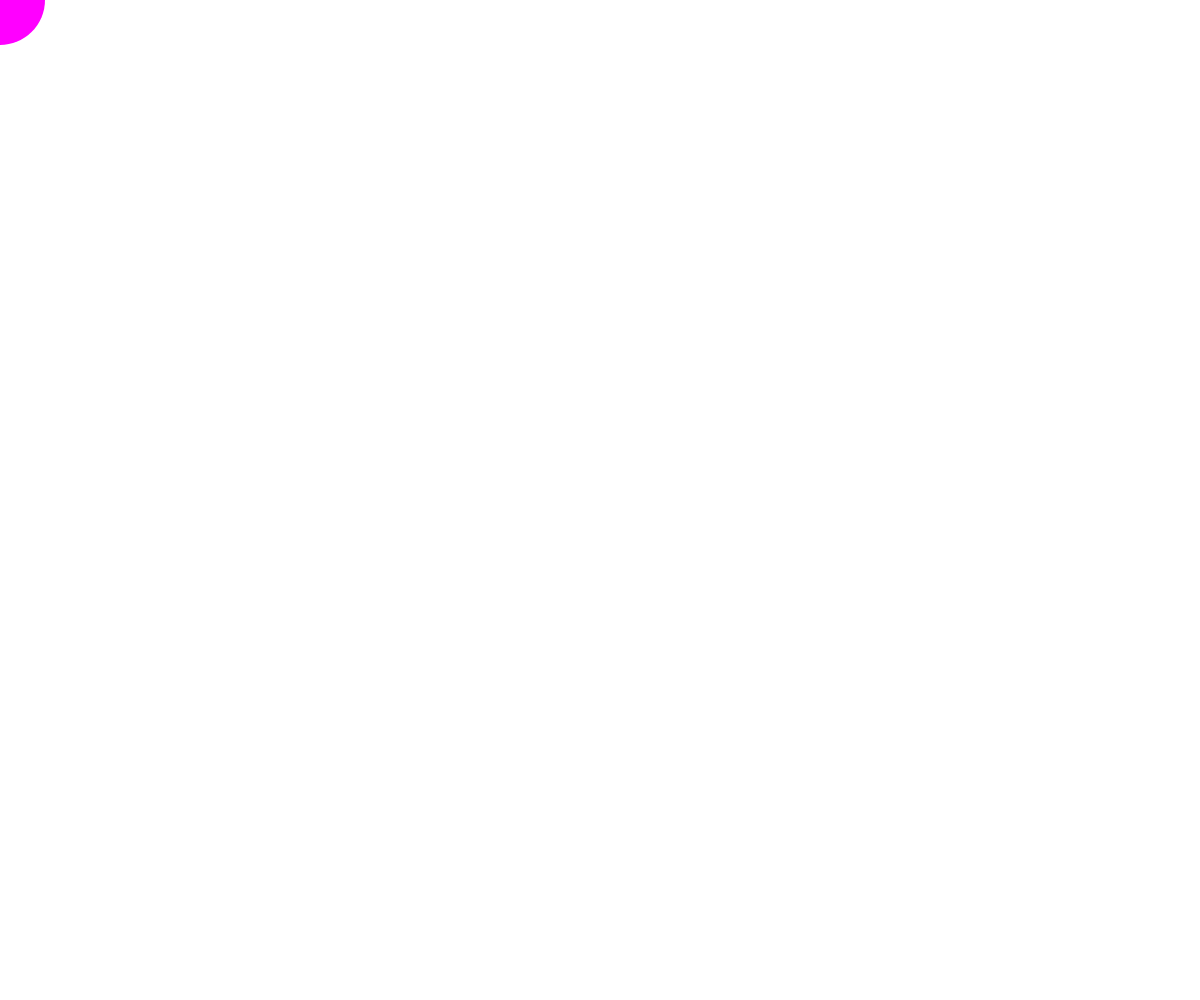
Frame 1 (no input)
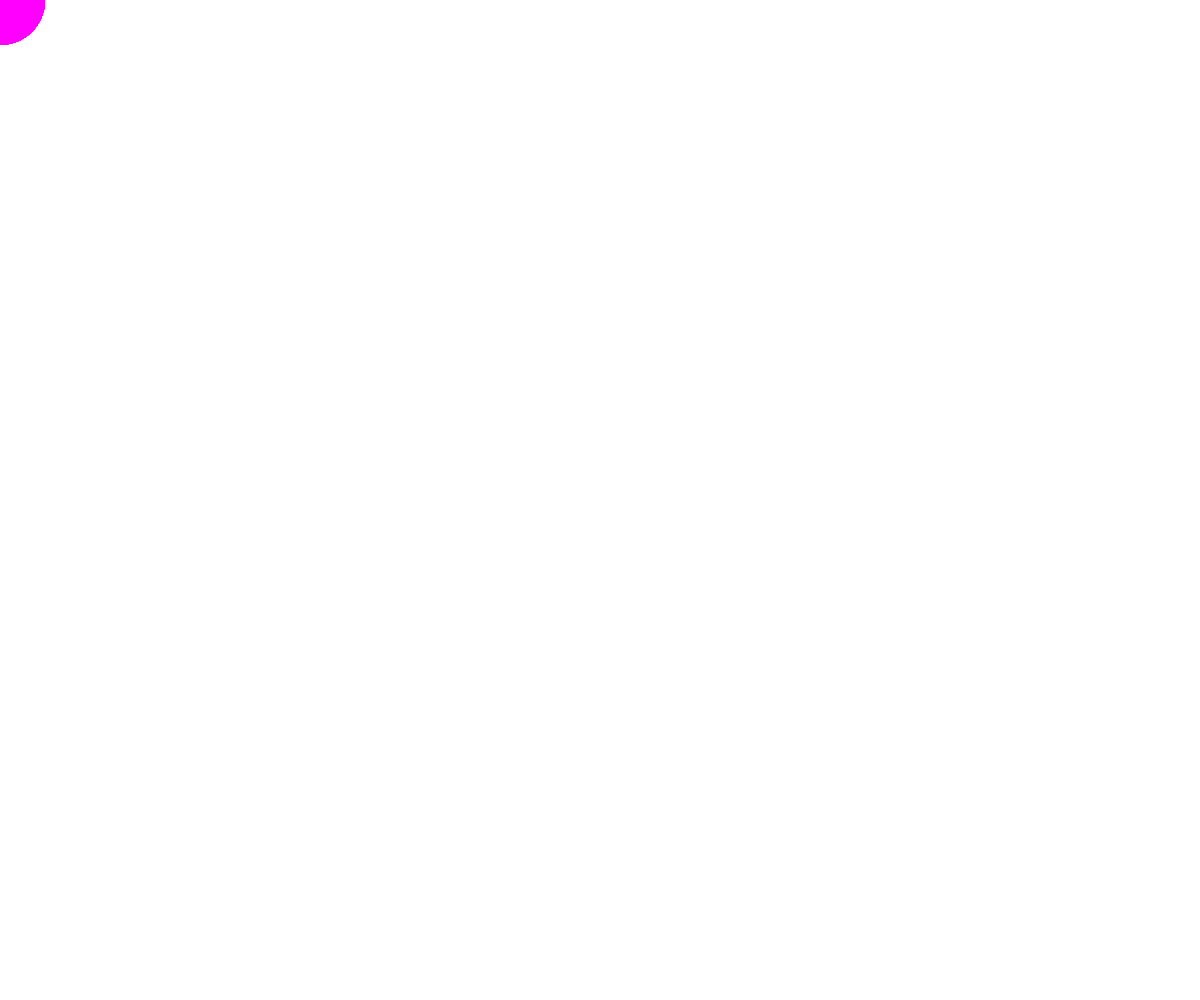
Frame 60 (no input)
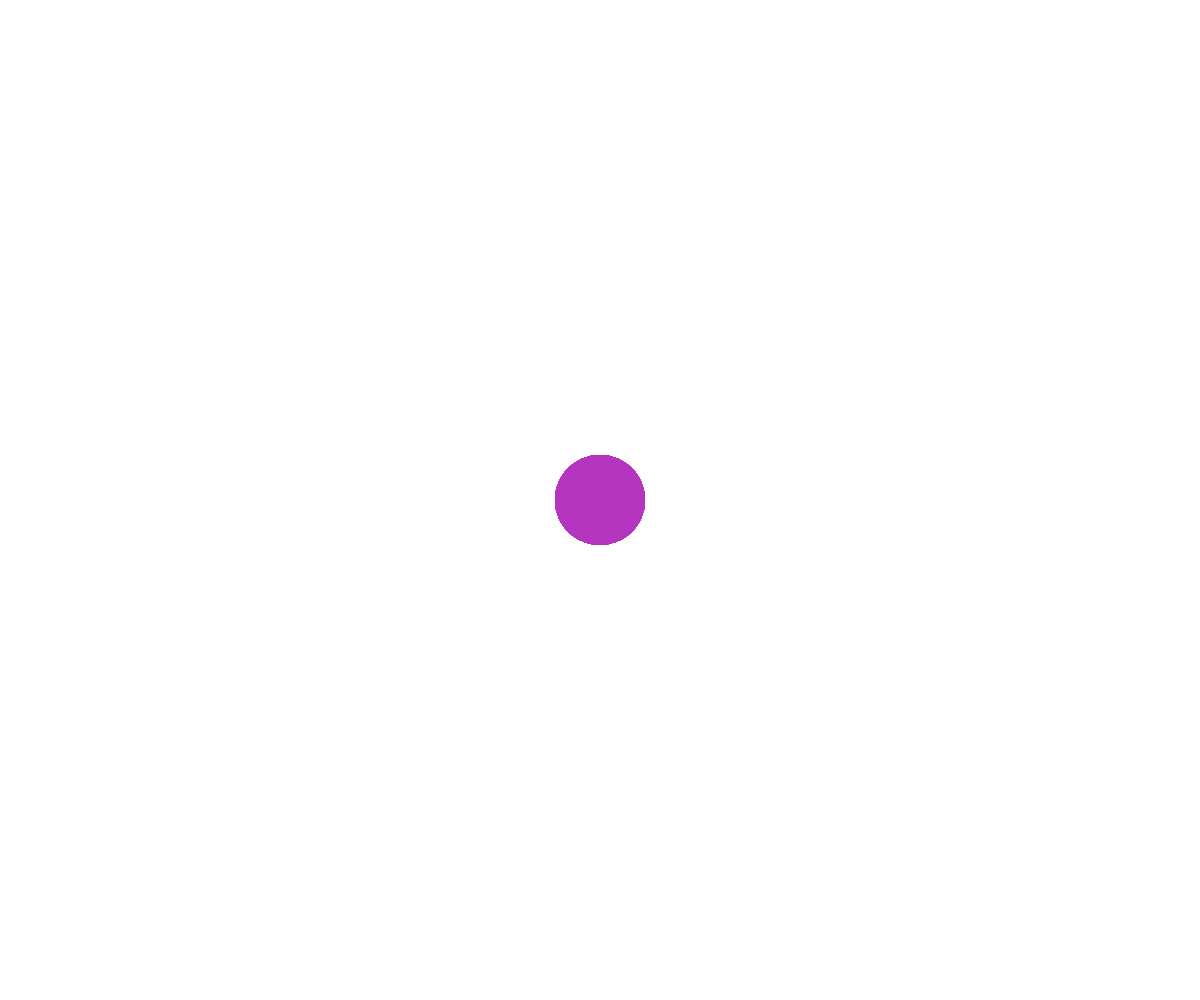
Frame 120 (the mouse pressed at the canvas centre since frame 60)

The p5.js sketch that drew these frames (run headless with seeded random() and noise() and a simulated clock; from frame 60 on, the mouse is pressed at the canvas centre):

// p5.js sketch
// ── sketch.js

function setup() {
  createCanvas(windowWidth, windowHeight);
}


function windowResized() {
  resizeCanvas(windowWidth, windowHeight);
}

let circleBgcolor = {r: 255, g: 0, b:255};


function circleColor() {
  circleBgcolor.r = random(0, 255);
  circleBgcolor.g = random(0, 255);
  circleBgcolor.b = random(0, 255);
}


function draw() {
  noStroke();
  fill(circleBgcolor.r,circleBgcolor.g,circleBgcolor.b);
  ellipse(mouseX, mouseY, 90, 90);
}

function mousePressed() {
  clear();
  circleColor();
}
// ── main.css

body {
  margin: 0;
  display: flex;
  /* This centers our sketch horizontally. */
  justify-content: center;
  /* This centers our sketch vertically. */
  align-items: center;
  color: midnightblue;
}

/* i'm using the z index to move the slider on top of the container */
.container {
  z-index: 0;
  display:  flex;
  font-family: 'Lora', serif;
  font-size:  15vw;
  align-items: center;
  justify-content: center;
  height: 100vh;
  letter-spacing: 1px;
}

canvas {
  position: absolute;
  top: 0;
  left: 0;
}
